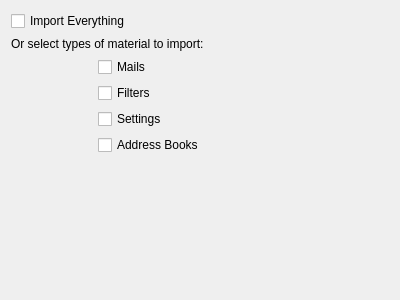
<?xml version="1.0" encoding="UTF-8"?>
<ui version="4.0">
 <class>SelectComponentPage</class>
 <widget class="QWidget" name="SelectComponentPage">
  <property name="geometry">
   <rect>
    <x>0</x>
    <y>0</y>
    <width>400</width>
    <height>300</height>
   </rect>
  </property>
  <property name="windowTitle">
   <string>Form</string>
  </property>
  <layout class="QGridLayout" name="gridLayout">
   <item row="0" column="0">
    <widget class="QCheckBox" name="checkBox">
     <property name="text">
      <string>Import Everything</string>
     </property>
    </widget>
   </item>
   <item row="3" column="0">
    <spacer name="verticalSpacer">
     <property name="orientation">
      <enum>Qt::Vertical</enum>
     </property>
     <property name="sizeHint" stdset="0">
      <size>
       <width>20</width>
       <height>40</height>
      </size>
     </property>
    </spacer>
   </item>
   <item row="2" column="0">
    <layout class="QHBoxLayout" name="horizontalLayout">
     <item>
      <spacer name="horizontalSpacer">
       <property name="orientation">
        <enum>Qt::Horizontal</enum>
       </property>
       <property name="sizeHint" stdset="0">
        <size>
         <width>40</width>
         <height>20</height>
        </size>
       </property>
      </spacer>
     </item>
     <item>
      <layout class="QVBoxLayout" name="verticalLayout">
       <item>
        <widget class="QCheckBox" name="checkBox_2">
         <property name="text">
          <string>Mails</string>
         </property>
        </widget>
       </item>
       <item>
        <widget class="QCheckBox" name="checkBox_3">
         <property name="text">
          <string>Filters</string>
         </property>
        </widget>
       </item>
       <item>
        <widget class="QCheckBox" name="checkBox_4">
         <property name="text">
          <string>Settings</string>
         </property>
        </widget>
       </item>
       <item>
        <widget class="QCheckBox" name="checkBox_5">
         <property name="text">
          <string>Address Books</string>
         </property>
        </widget>
       </item>
      </layout>
     </item>
    </layout>
   </item>
   <item row="1" column="0">
    <widget class="QLabel" name="label">
     <property name="text">
      <string>Or select types of material to import:</string>
     </property>
    </widget>
   </item>
   <item row="2" column="1">
    <spacer name="horizontalSpacer_2">
     <property name="orientation">
      <enum>Qt::Horizontal</enum>
     </property>
     <property name="sizeHint" stdset="0">
      <size>
       <width>40</width>
       <height>20</height>
      </size>
     </property>
    </spacer>
   </item>
  </layout>
  <zorder>checkBox</zorder>
  <zorder>checkBox_2</zorder>
  <zorder>checkBox_3</zorder>
  <zorder>checkBox_4</zorder>
  <zorder>checkBox_5</zorder>
  <zorder>label</zorder>
  <zorder>checkBox_2</zorder>
  <zorder>horizontalSpacer</zorder>
  <zorder>verticalSpacer</zorder>
  <zorder>horizontalSpacer_2</zorder>
 </widget>
 <resources/>
 <connections/>
</ui>
